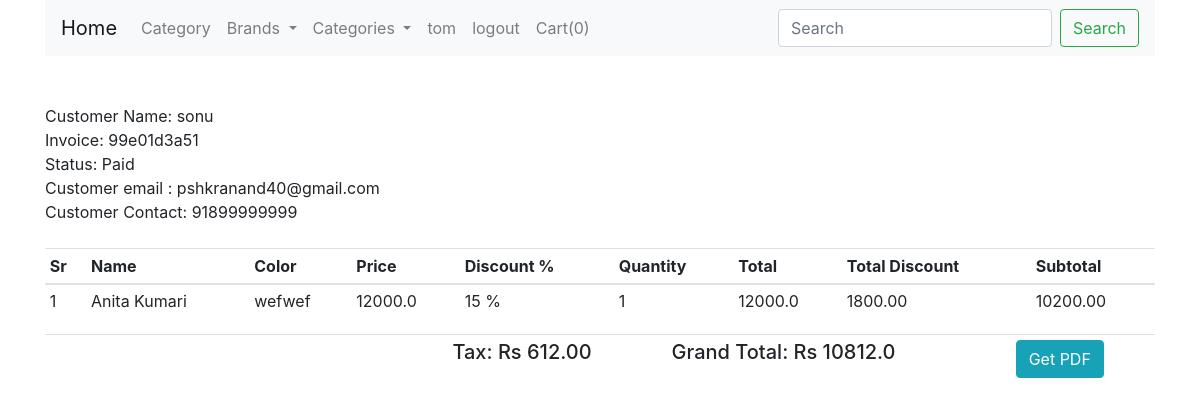
Screenshot of /orders/d830c934b0 (signed in) with the database file from the repository.
### shop/models.py (models this page shows, shortened)
class Users(db.Model, UserMixin):
    __tablename__ = 'users'
    id = db.Column(db.Integer, primary_key=True)
    email = db.Column(db.String(256))
    username = db.Column(db.String(256), unique=True, index=True)
    password_hash = db.Column(db.String(128))

class CustomerDB(db.Model, UserMixin):
    __tablename__ = 'Customers'
    id = db.Column(db.Integer, primary_key=True)
    username = db.Column(db.String(256), unique=True, index=True)
    email = db.Column(db.String(256), nullable=False)
    password_hash = db.Column(db.String(128))
    country = db.Column(db.Text, nullable=False)
    state = db.Column(db.Text, nullable=False)
    city = db.Column(db.Text, nullable=False)
    contact = db.Column(db.Text, nullable=False)
    address = db.Column(db.Text, nullable=False)
    zipcode = db.Column(db.Text, nullable=False)
    image = db.Column(db.String(150), nullable=False, default='image.jpg')

class CustomerOrder(db.Model):
    __tablename__ = 'Orders'
    id = db.Column(db.Integer, primary_key=True)
    invoice = db.Column(db.String(20), unique=True, index=True)
    status = db.Column(db.String(20), default="Pending", nullable=False)
    customer_id = db.Column(db.Integer, unique=False, nullable=False)
    date_created = db.Column(db.DateTime, default=datetime.utcnow(), nullable=False)
    orders = db.Column(JsonEncodedDict)

### shop/customers/routes.py (the view)
@customers.route('/orders/<invoice>')
@login_required
def orders(invoice):
    if current_user.is_authenticated:
        grandtotal = 0
        total = 0
        subtotal = 0
        customer_id = current_user.id
        customer = CustomerDB.query.filter_by(id=customer_id).first()
        customer_order = CustomerOrder.query.filter_by(customer_id=customer_id).order_by(
            CustomerOrder.id.desc()).first()
        for _key, products in customer_order.orders.items():
            discount = (products['discount'] / 100) * float(products['price'])
            total = float(products['price']) * int(products['quantity'])
            total = total - discount
            subtotal = subtotal + total
            tax = ("%.2f" % (.06 * float(subtotal)))
            grandtotal = subtotal + float(tax)
            paisaamount = str(grandtotal * 10).replace(".", "")
    else:
        return redirect(url_for('customers.customerlogin'))
    return render_template('customer/order.html', invoice=invoice, tax=tax, subtotal=subtotal, grandtotal=grandtotal,
                           customer=customer, paisaamount=paisaamount, customer_order=customer_order)

### shop/models.py (called while the page is built)
@manager_login.user_loader
def load_user(user_id):
    return Users.query.get(user_id)

    def process_result_value(self, value, dialect):
        if value is None:
            return {}
        else:
            return json.loads(value)

### shop/templates/customer/order.html (shortened to what this page needs)
{% extends "base.html" %}
{% block content %}
{% include 'navbar.html' %}
<div class="container mt-4">
    <div class="row">
        <div class="col-md-12">
            <br>
            Customer Name: {{customer.username}}
            <br>
            Invoice: {{customer_order.invoice}}
            <br>
            Status: {{customer_order.status}}
            <br>
            Customer email : {{customer.email}}
            <br>
            Customer Contact: {{customer.contact}}
            <br>
            <br>
            <table class="table table-sm">
                <thead>
                <th>Sr</th>
                <th>Name</th>
                <th>Color</th>
                <th>Price</th>
                <th>Discount %</th>
                <th>Quantity</th>
                <th>Total</th>
                <th>Total Discount</th>
                <th>Subtotal</th>
                </thead>
                <tbody>
                {% for key, product in customer_order.orders.items() %}
                    {% set discount = "%0.2f" | format((product.discount/100) * product.price|float * product.quantity|float) %}
                    <tr>
                        <td>{{loop.index}}</td>
                        <td>{{product.name}}</td>
                        <td>{{product.colors}}</td>
                        <td>{{product.price}}</td>
                        {% if product.discount > 0 %}
                        <td>{{product.discount}} %</td>
                        {% else %}
                        <td></td>
                        {% endif %}
                        <td>{{product.quantity}}</td>
                        {% set subtotal = product.quantity | int * product.price %}
                        <td>{{subtotal}}</td>
                        <td>{{discount}}</td>
                        <td>{{"%0.2f"|format((subtotal| float - discount|float))}}</td>
                    </tr>
                {% endfor %}
                </tbody>
            </table>
            <table class="table table-sm">
                <tr>
                    <td>
                    </td>
                    <td width="35%"></td>
                    <td colspan="3"><h5>Tax: Rs {{tax}}</h5></td>
                    <td colspan="4"><h5>Grand Total: Rs {{grandtotal}}</h5></td>
                    <td>
                     <form action="{{url_for('customers.get_pdf', invoice=customer_order.invoice)}}" method="POST">
                         <button type="submit" class="btn btn-info">Get PDF</button>
                     </form>
                    </td>
                </tr>
            </table>
        </div>
    </div>
</div>
{% endblock %}

### shop/templates/navbar.html (shortened to what this page needs)
<div class="container">
    <nav class="navbar navbar-expand-lg navbar-light bg-light">
  <a class="navbar-brand" href="{{url_for('core.home')}}">Home</a>
  <div class="collapse navbar-collapse" id="navbarSupportedContent">
    <ul class="navbar-nav mr-auto">
      <li class="nav-item">
        <a class="nav-link" href="{{url_for('admin.category')}}">Category</a>
      </li>
      <li class="nav-item dropdown">
        <a class="nav-link dropdown-toggle" href="#" id="navbarDropdown" role="button" data-toggle="dropdown" aria-haspopup="true" aria-expanded="false">
          Brands
        </a>
      </li>
      <li class="nav-item dropdown">
        <a class="nav-link dropdown-toggle" href="#" id="navbarDropdown1" role="button" data-toggle="dropdown" aria-haspopup="true" aria-expanded="false">
          Categories
        </a>
      </li>
        {% if current_user.is_authenticated %}
              <li class="nav-item">
                  <a href="{{url_for('customers.customer_logout')}}" class="nav-link">{{current_user.username}}</a>
              </li>
              <li class="nav-item">
                  <a href="{{url_for('customers.customer_logout')}}" class="nav-link">logout</a>
              </li>
       {% endif %}
      <li class="nav-item">
         <a class="nav-link" href="{{url_for('carts.getCart')}}">Cart({{session['ShoppingCart'] | length}})</a>
      </li>
    </ul>
    <form class="form-inline my-2 my-lg-0">
      <input class="form-control mr-sm-2" type="search" placeholder="Search" aria-label="Search">
      <button class="btn btn-outline-success my-2 my-sm-0" type="submit">Search</button>
    </form>
  </div>
</nav>
</div>

### rows the page displays
Users: username "tom"
CustomerDB: username "sonu", email "pshkranand40@gmail.com", contact "91899999999"
CustomerOrder: invoice "99e01d3a51", status "Paid"

### other values shown
{{ session['ShoppingCart'] | length }} "0"
{{ product.name }} "Anita Kumari"
{{ product.colors }} "wefwef"
{{ product.price }} "12000.0"
{{ product.discount }} "15"
{{ product.quantity }} "1"
{{ subtotal }} "12000.0"
{{ discount }} "1800.00"
{{ "%0.2f"|format((subtotal| float - discount|float)) }} "10200.00"
{{ tax }} "612.00"
{{ grandtotal }} "10812.0"
